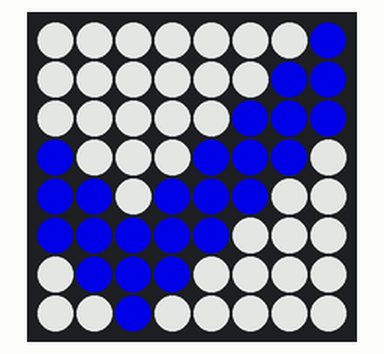
Recording of a program running on a simulated Raspberry Pi (BCM pin numbers) with a Sense HAT. Parts: the Sense HAT's 8×8 RGB LED matrix. Dim RGB values are drawn brighter than linear.

Above: at 0.1 s.

The program:

nike.py
```python
from sense_hat import SenseHat
import time

s = SenseHat()
s.low_light = True
blue = (0, 0, 255)
white = (255,255,255)

def b():
  B = blue
  O = white
  logo = [
  O, O, O, O, O, O, O, B,
  O, O, O, O, O, O, B, B,
  O, O, O, O, O, B, B, B,
  B, O, O, O, B, B, B, O,
  B, B, O, B, B, B, O, O,
  B, B, B, B, B, O, O, O,
  O, B, B, B, O, O, O, O,
  O, O, B, O, O, O, O, O,
  ]
  return logo

images = [b]
count = 0

while True:
  s.set_pixels(images[count % len(images)]())
  time.sleep(.75)
  count +=1
```
